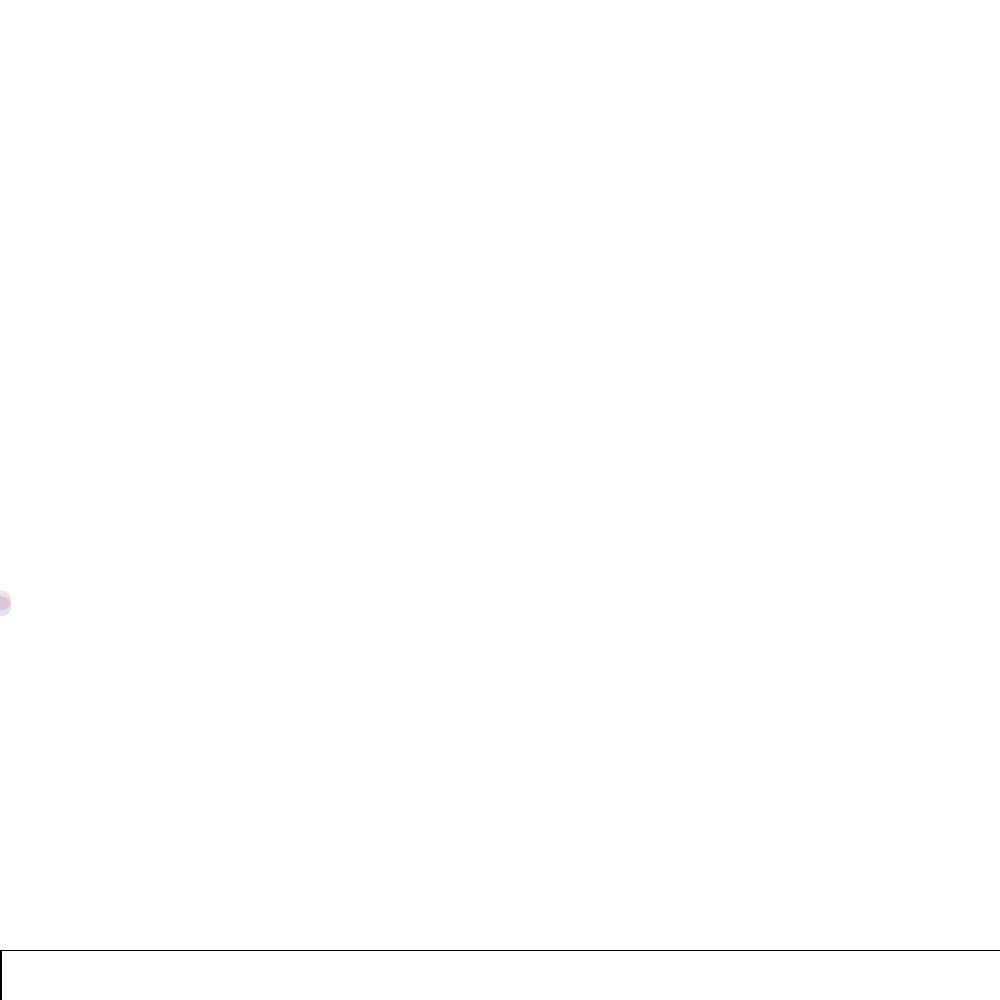
Frame 1 (no input)
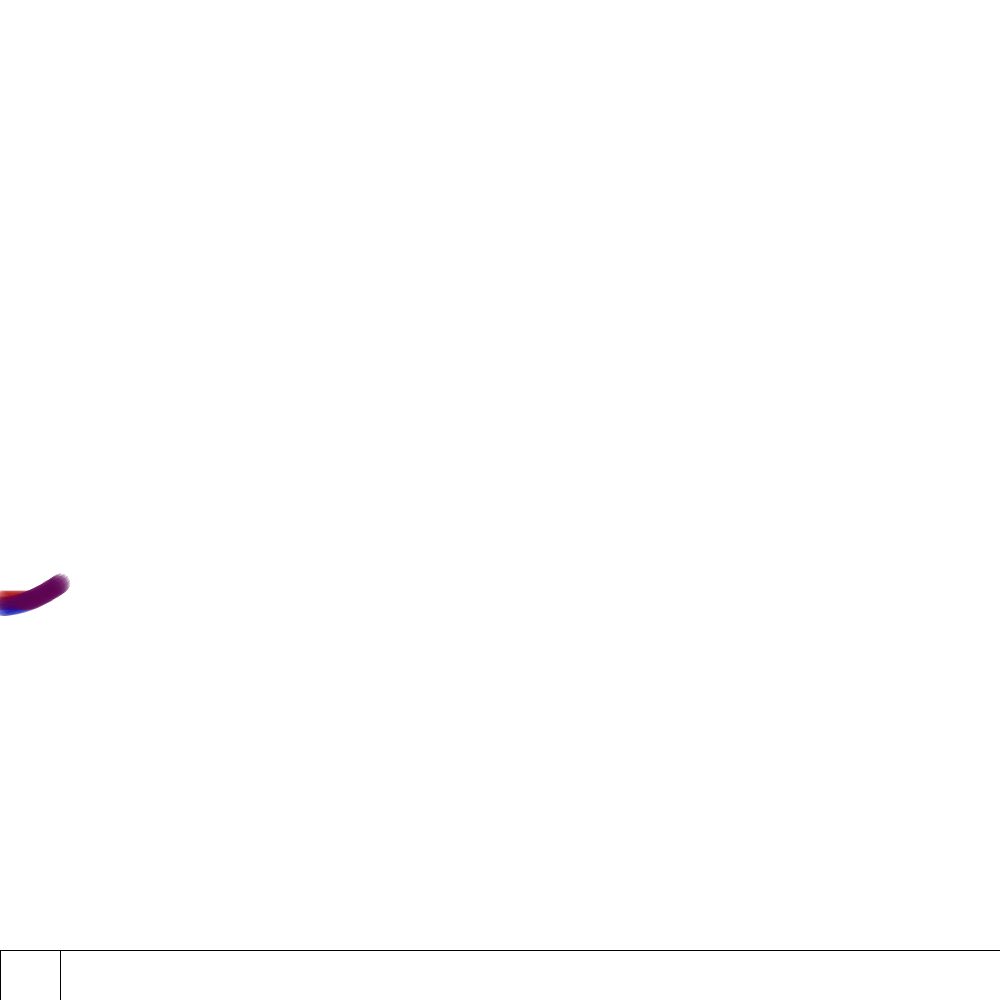
Frame 60 (the mouse pressed at the canvas centre just before this capture)
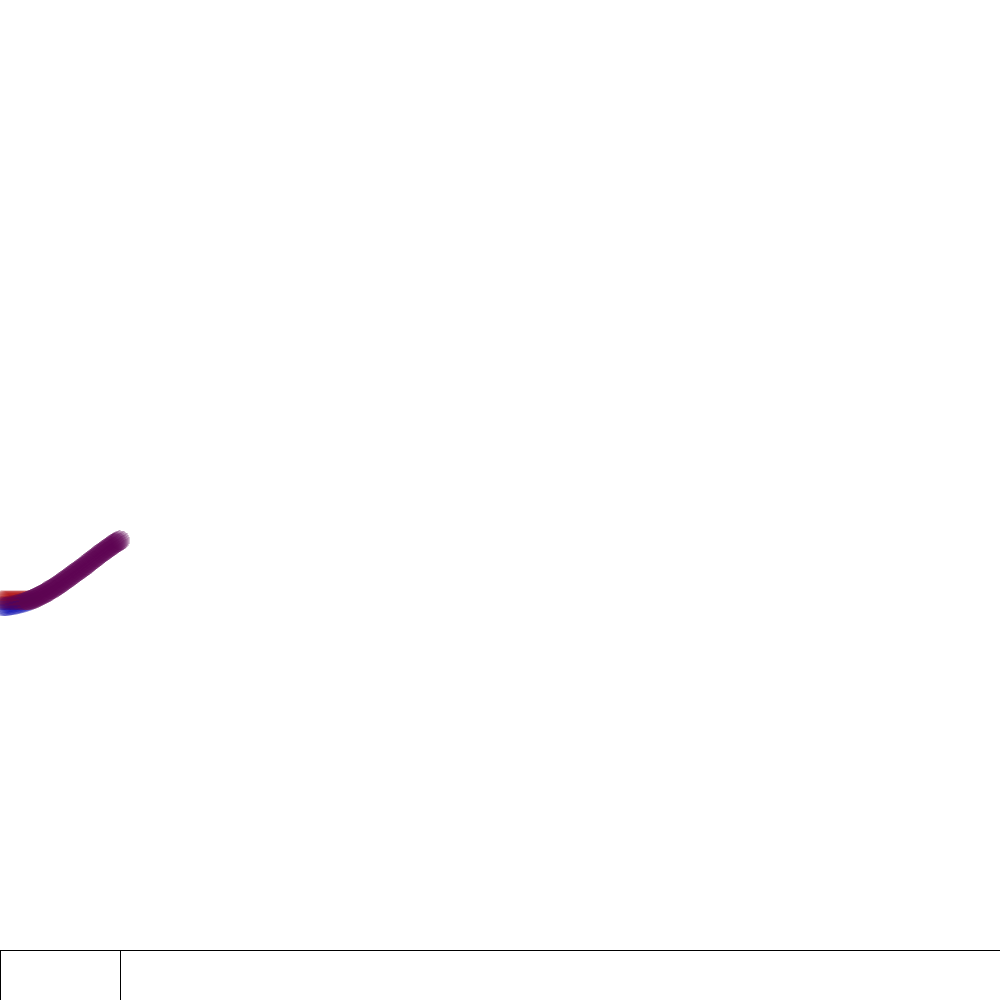
Frame 120 (the mouse held since frame 60 and released just before this capture)

The Processing sketch that drew these frames (run headless with seeded random() and noise(); from frame 60 on, the mouse is pressed at the canvas centre):

// Processing sketch: project6_snakes_261018a
// ── project6_snakes_261018a.pde
// Matthew R.F. Balousek
// 2026-10-19
// A mix of things to demonstrate functions.

void setup(){
  size(1000, 1000);
  background(#FFFFFF);
  noSmooth();
}

void draw(){    
  noStroke();
  // Moves to the right over time, loops back.
  float xPos = frameCount % width;
  int cSize = 20;
  
  float bluePos = noise(frameCount * 0.001) * height;
  float redPos = constrain(bluePos, height * .4, height * .6);
  float yelPos = random(height);
  
  // Blue Series
  fill(#0000aa, 30);
  circle(xPos, bluePos, cSize);
  
  // Red Series
  fill(#aa0000, 30);
  circle(xPos, redPos, cSize);
  
  // Yellow Series
  fill(#ffbf00, 30);
  //circle(xPos, yelPos, cSize);
  
  // Demonstrates where things are drawing.
  resetMatrix();
  fill(#FFFFFF);
  stroke(#000000);
  rect(0, height*0.95, width, height * 0.05);
  xPos = frameCount % width;
  line(xPos, height * 0.95, xPos, height);
}
